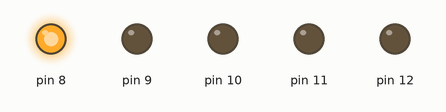
Simulated run of this sketch. Board: Arduino Uno, built with avr-gcc and run on an emulated ATmega328P. Shown: output pins drawn as LEDs (lit = HIGH).

Above: at 0.2 s.
At 1.2 s:
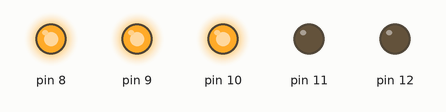
At 1.7 s:
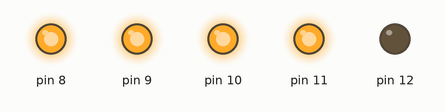
At 2.2 s:
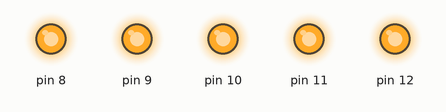
At 3.7 s:
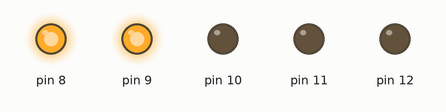
Timing chart, 0 to 4.6 s (numbered marks = the images above):
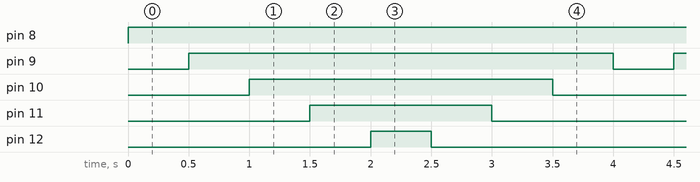

Measured:
- by itself, pin 8: LOW → HIGH at 0.00 s
- by itself, pin 9: alternates HIGH for 3.5 s and LOW for 0.50 s
- by itself, pin 10: alternates HIGH for 2.5 s and LOW for 1.5 s
- by itself, pin 11: alternates HIGH for 1.5 s and LOW for 2.5 s
- by itself, pin 12: alternates HIGH for 0.50 s and LOW for 3.5 s

The sketch:

SimpleCylon.ino
```cpp
/*
  Simple Cylon
  Cylon Eye sweep using 5 LEDs
  http://www.hobbytronics.co.uk/tutorials-code/arduino-tutorials/arduino-tutorial4-cylon
  In this Arduino UNO tutorial, we are expanding on our simple LED flash tutorial. We will use 5
  LEDs to create a simple Cylon roving eye effect. To do this we will make life easier for
  ourselves and use direct port manipulation.
  That is we will write directly to one of the Arduino UNO ports rather than writing to
  individual pins. This allows us to set the values for each of the LEDs in one operation.

  The Arduino UNO has 3 ports

    B (digital pin 8 to 13)
    C (analog input pins)
    D (digital pins 0 to 7)

  Each port is controlled by three registers, which are also defined variables in the arduino
  language. The DDR register, determines whether the pin is an INPUT or OUTPUT.
  The PORT register controls whether the pin is HIGH or LOW, and the PIN register reads the
  state of INPUT pins set to input with pinMode()

  We will use port B for our Cylon eye sketch. First we need to set all the port B pins as
  digital outputs. Port B has only six pins allocated to it.
  The bits in the port B register (DDRB) control whether each of the pins in PORTB are
  configured as inputs or outputs, Setting a pin to 1 makes it an OUTPUT whilst setting it to 0
  makes it an INPUT. Port pins are numbered from 0 to 7 but not all ports have 8 pins.
  So, for example:

  DDRB = B00111110; // sets Arduino port B pins 1 to 5 as outputs, pin 0 as input

  NOTE:If you have used any of Microchips microcontrollers they use the opposite strategy,
  where 0 is OUTPUT and 1 is INPUT
 */

bool OnOff=true;
bool upDown=true;  // start off going UP
char cylon=-1;  // determines which LED is on 0 to 4
#define DELAY 500

void setup() {
  // initialize the digital pins as outputs.
  DDRB = B00011111;  // sets Arduino port B pins 0 to 4 as outputs
}

void loop() {
  if(upDown){
    cylon++;
    if (OnOff)
      PORTB |= (1 << cylon);
    else
      PORTB = 1 << cylon;
    if(cylon>=4) upDown=false;      // Reached max LED, next time we need to go down
  }
  else {
    cylon--;
    if (OnOff)
      PORTB &= B11111111&(~(1 << (cylon+1)));
    else
      PORTB = 1 << cylon;
    if(cylon<=0) upDown=true;      // Reached min LED, next time we need to go up
  }
//  PORTB = 1 << cylon;
  delay(DELAY);              // wait for a second
}
```
